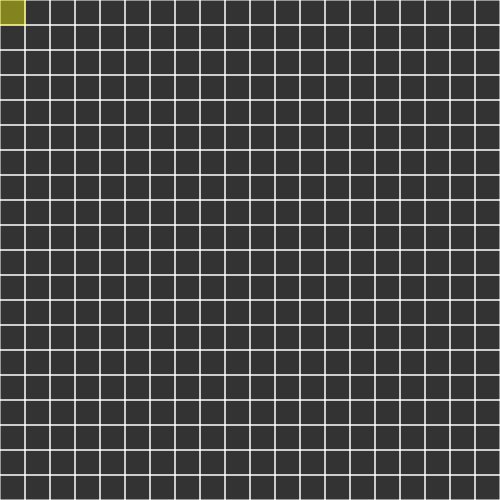
Frame 1 (no input)
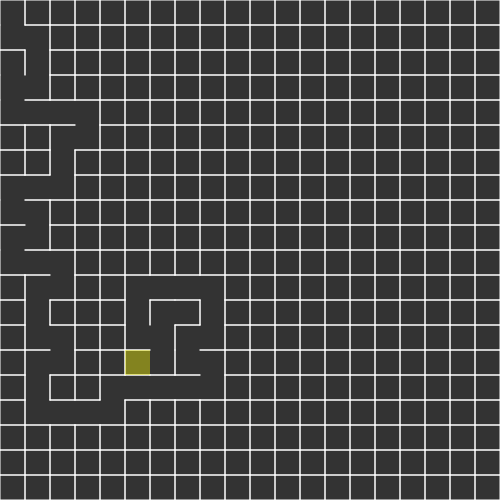
Frame 60 (no input)
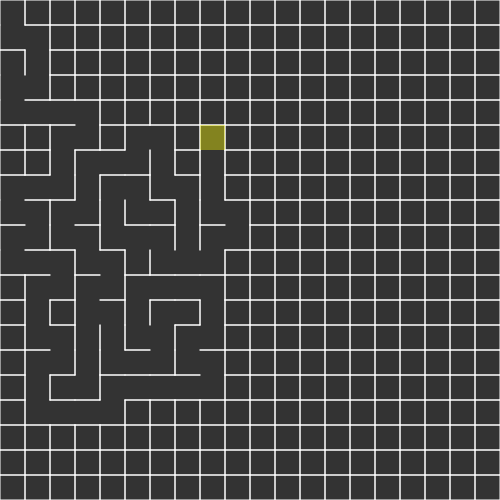
Frame 120 (the mouse pressed at the canvas centre since frame 60)

The p5.js sketch that drew these frames (run headless with seeded random() and noise() and a simulated clock; from frame 60 on, the mouse is pressed at the canvas centre):

// p5.js sketch
// ── sketch.js
var cols = 20;
var rows = 20;
var w, h;
var grid = new Array(cols);

var current;
var mazing =true;
var stack = [];


var openSet = [];
var closedSet = [];
var start;
var end;
var path = [];

function removeFromArray(arr, elt) {
  for (var i = arr.length - 1; i >= 0; i--) {
    if (arr[i] == elt) {
      arr.splice(i, 1);
    }
  }
}


function heuristic(a, b) {
  var d = dist(a.i, a.j, b.i, b.j);
  return d;
}


function setup() {
  createCanvas(500, 500);
  w = width / cols;
  h = height / rows;

  for (var i = 0; i < cols; i++) {
    grid[i] = new Array(rows);
  }

  for (var i = 0; i < cols; i++) {
    for (var j = 0; j < rows; j++) {
      grid[i][j] = new Cell(i, j);
    }
  }

  current = grid[0][0];

    // Start and end
  start = grid[0][0];
  end = grid[cols - 1][rows - 1];
  // openSet starts with beginning only
  openSet.push(start);
}


function draw(){
  background(51);

  for (var i = 0; i < cols; i++) {
    for (var j = 0; j < rows; j++) {
      grid[i][j].wall();
    }
  }

  current.highlight();
  if (mazing){
    mazeGeneration();
  } else {
    pathFinding();
  }



}

// ── cell.js
function Cell(i,j) {
  this.i = i;
  this.j = j;
  // top, right, bottom, left
  this.walls = [true, true, true, true];
  this.visited = false;

  this.neighbors = [];
  this.previous = undefined;

  this.highlight = function(){
    noStroke();
    fill(255, 255, 0, 100);
    rect(this.i * w, this.j * h, w, h);
  }

  this.wall = function(){
    var x = this.i * w;
    var y = this.j * w;
    stroke(255);
    if (this.walls[0]){ line(x  , y  , x+w, y  ); }
    if (this.walls[1]){ line(x+w, y  , x+w, y+w); }
    if (this.walls[2]){ line(x+w, y+w, x  , y+w); }
    if (this.walls[3]){ line(x  , y+w , x  , y  ); }
  }

  this.show = function(color){
    fill(color);
    noStroke();
    rect(this.i * w, this.j * h, w, h);
  }


  this.checkNeighbors = function(){
    var temp = [];
    var i= this.i; var j = this.j;
    if (j > 0) {
      var top = grid[i][j - 1];
      if (!top.visited)  {temp.push(top); }
    }
    if (i < cols - 1) {
      var right = grid[i + 1][j];
      if (!right.visited) {temp.push(right); }
    }
    if (j < rows - 1) {
      var bottom = grid[i][j + 1];
      if (!bottom.visited) { temp.push(bottom); }
    }
    if (i > 0) {
      var left = grid[i - 1][j];
      if (!left.visited) { temp.push(left); }
    }


    if (temp.length>0){
      var r = floor(random(0, temp.length));
      return temp[r];
    }
    else {
      return undefined;
    }

  }


  this.addNeighbors = function(){
      var i = this.i;
      var j = this.j;
      if (!this.walls[0]) { this.neighbors.push(grid[i][j-1]); }
      if (!this.walls[1]) { this.neighbors.push(grid[i+1][j]); }
      if (!this.walls[2]) { this.neighbors.push(grid[i][j+1]); }
      if (!this.walls[3]) { this.neighbors.push(grid[i-1][j]); }
  }

}



//removing walls between two cells
function removeWalls(current, next){
  //walls[top, right, bottom, left]
  var x = current.i - next.i;
  if (  x == 1) {
    current.walls[3] = false;
    next.walls[1] = false;
  }
  else if ( x == -1) {
    current.walls[1] = false;
    next.walls[3] = false;
  }

  var y = current.j - next.j;
  if (  y == 1) {
    current.walls[0] = false;
    next.walls[2] = false;
  }
  else if ( y == -1) {
    current.walls[2] = false;
    next.walls[0] = false;
  }

}

// ── maze_generation.js
function mazeGeneration(){

  current.visited = true;

  // STEP 1
  var next = current.checkNeighbors();

  if (next){
    next.visited = true;
    //STEP 2
    stack.push(current);

    //STEP 3
    removeWalls(current, next);
    current = next;
  } else if (stack.length > 0) {
    current = stack.pop();
  }

  // finished generating maze
  if (current == grid[0][0]){
    mazing = false;
    for (var i = 0; i < cols; i++) {
      for (var j = 0; j < rows; j++) {
        grid[i][j].addNeighbors();
      }
    }
  }

}

// ── path_finding.js
function pathFinding(){
  // Am I still searching?
  if (openSet.length > 0) {

    // Best next option
    var winner = 0;
    for (var i = 0; i < openSet.length; i++) {
      if (openSet[i].f < openSet[winner].f) {
        winner = i;
      }
    }

    var current = openSet[winner];

    // Did I finish?
    if (current === end) {
      noLoop();
      console.log("DONE!");
    }

    // Best option moves from openSet to closedSet
    removeFromArray(openSet, current);
    closedSet.push(current);

    // Check all the neighbors
    var neighbors = current.neighbors;
    for (var i = 0; i < neighbors.length; i++) {
      var neighbor = neighbors[i];

      // Valid next spot?
      if (!closedSet.includes(neighbor)) {
        var tempG = current.g + 1;
        var newPath = false;
        if (openSet.includes(neighbor)) {
          if (tempG < neighbor.g) {
            neighbor.g = tempG;
            //better
            newPath  = true;
          }
        } else {
          neighbor.g = tempG;
          // newly found
          newPath = true;
          openSet.push(neighbor);
        }

        if (newPath){
          neighbor.h = heuristic(neighbor, end);
          neighbor.f = neighbor.g + neighbor.h;
          neighbor.previous = current;
        }

      }
    }
  } else { // no solution
    console.log('no solution');
    noLoop();
    return;

  }

  // Draw current state of everything
  background(51);

  for (var i = 0; i < cols; i++) {
    for (var j = 0; j < rows; j++) {
      grid[i][j].wall();
    }
  }

  // for (var i = 0; i < closedSet.length; i++) {
  //   closedSet[i].show(color(255, 0, 0, 50));
  // }
  //
  // for (var i = 0; i < openSet.length; i++) {
  //   openSet[i].show(color(0, 255, 0, 50));
  // }


  path = [];
  var temp = current;
  path.push(temp);
  while (temp.previous) {
    path.push(temp.previous);
    temp = temp.previous;
  }


  for (var i = 0; i < path.length; i++) {
    path[i].show(color(255, 0, 255, 50));
  }

  noFill();
  stroke(255, 255, 0, 50);
  beginShape();
  for (var i=0; i<path.length; i++){
    vertex(path[i].i*w + w/2, path[i].j *h + h/2)
  }
  endShape();

}
